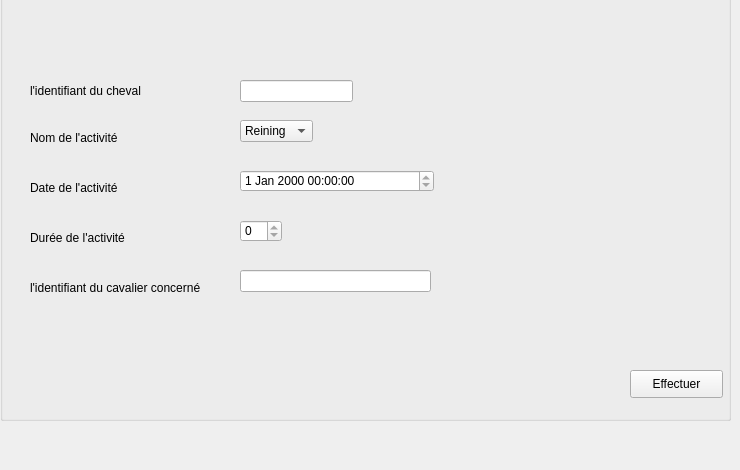
     <widget class="QWidget" name="tab_9">
      <attribute name="title">
       <string>Remplir </string>
      </attribute>
      <widget class="QGroupBox" name="groupBox">
       <property name="geometry">
        <rect>
         <x>0</x>
         <y>-40</y>
         <width>731</width>
         <height>461</height>
        </rect>
       </property>
       <property name="title">
        <string/>
       </property>
       <widget class="QLabel" name="label">
        <property name="geometry">
         <rect>
          <x>30</x>
          <y>110</y>
          <width>141</width>
          <height>41</height>
         </rect>
        </property>
        <property name="text">
         <string>l'identifiant du cheval</string>
        </property>
       </widget>
       <widget class="QLabel" name="label_2">
        <property name="geometry">
         <rect>
          <x>30</x>
          <y>170</y>
          <width>231</width>
          <height>16</height>
         </rect>
        </property>
        <property name="text">
         <string>Nom de l'activité</string>
        </property>
       </widget>
       <widget class="QLabel" name="label_3">
        <property name="geometry">
         <rect>
          <x>30</x>
          <y>220</y>
          <width>131</width>
          <height>16</height>
         </rect>
        </property>
        <property name="text">
         <string>Date de l'activité</string>
        </property>
       </widget>
       <widget class="QLabel" name="label_4">
        <property name="geometry">
         <rect>
          <x>30</x>
          <y>270</y>
          <width>111</width>
          <height>16</height>
         </rect>
        </property>
        <property name="text">
         <string>Durée de l'activité</string>
        </property>
       </widget>
       <widget class="QLabel" name="label_5">
        <property name="geometry">
         <rect>
          <x>30</x>
          <y>320</y>
          <width>201</width>
          <height>16</height>
         </rect>
        </property>
        <property name="text">
         <string>l'identifiant du cavalier concerné</string>
        </property>
       </widget>
       <widget class="QLineEdit" name="lineEdit">
        <property name="geometry">
         <rect>
          <x>240</x>
          <y>120</y>
          <width>113</width>
          <height>22</height>
         </rect>
        </property>
        <property name="text">
         <string/>
        </property>
        <property name="readOnly">
         <bool>false</bool>
        </property>
       </widget>
       <widget class="QSpinBox" name="spinBox">
        <property name="geometry">
         <rect>
          <x>240</x>
          <y>260</y>
          <width>42</width>
          <height>22</height>
         </rect>
        </property>
        <property name="toolTip">
         <string>&lt;html&gt;&lt;head/&gt;&lt;body&gt;&lt;p&gt;d&lt;/p&gt;&lt;p&gt;&lt;br/&gt;&lt;/p&gt;&lt;p&gt;&lt;br/&gt;&lt;/p&gt;&lt;/body&gt;&lt;/html&gt;</string>
        </property>
        <property name="readOnly">
         <bool>true</bool>
        </property>
       </widget>
       <widget class="QDateTimeEdit" name="dateTimeEdit">
        <property name="geometry">
         <rect>
          <x>240</x>
          <y>210</y>
          <width>194</width>
          <height>22</height>
         </rect>
        </property>
        <property name="readOnly">
         <bool>true</bool>
        </property>
       </widget>
       <widget class="QComboBox" name="comboBox">
        <property name="geometry">
         <rect>
          <x>240</x>
          <y>160</y>
          <width>73</width>
          <height>22</height>
         </rect>
        </property>
        <item>
         <property name="text">
          <string>Reining</string>
         </property>
        </item>
       </widget>
       <widget class="QLineEdit" name="lineEdit_2">
        <property name="geometry">
         <rect>
          <x>240</x>
          <y>310</y>
          <width>191</width>
          <height>22</height>
         </rect>
        </property>
        <property name="readOnly">
         <bool>false</bool>
        </property>
       </widget>
       <widget class="QPushButton" name="pushButton">
        <property name="geometry">
         <rect>
          <x>630</x>
          <y>410</y>
          <width>93</width>
          <height>28</height>
         </rect>
        </property>
        <property name="text">
         <string>Effectuer</string>
        </property>
       </widget>
      </widget>
     </widget>
